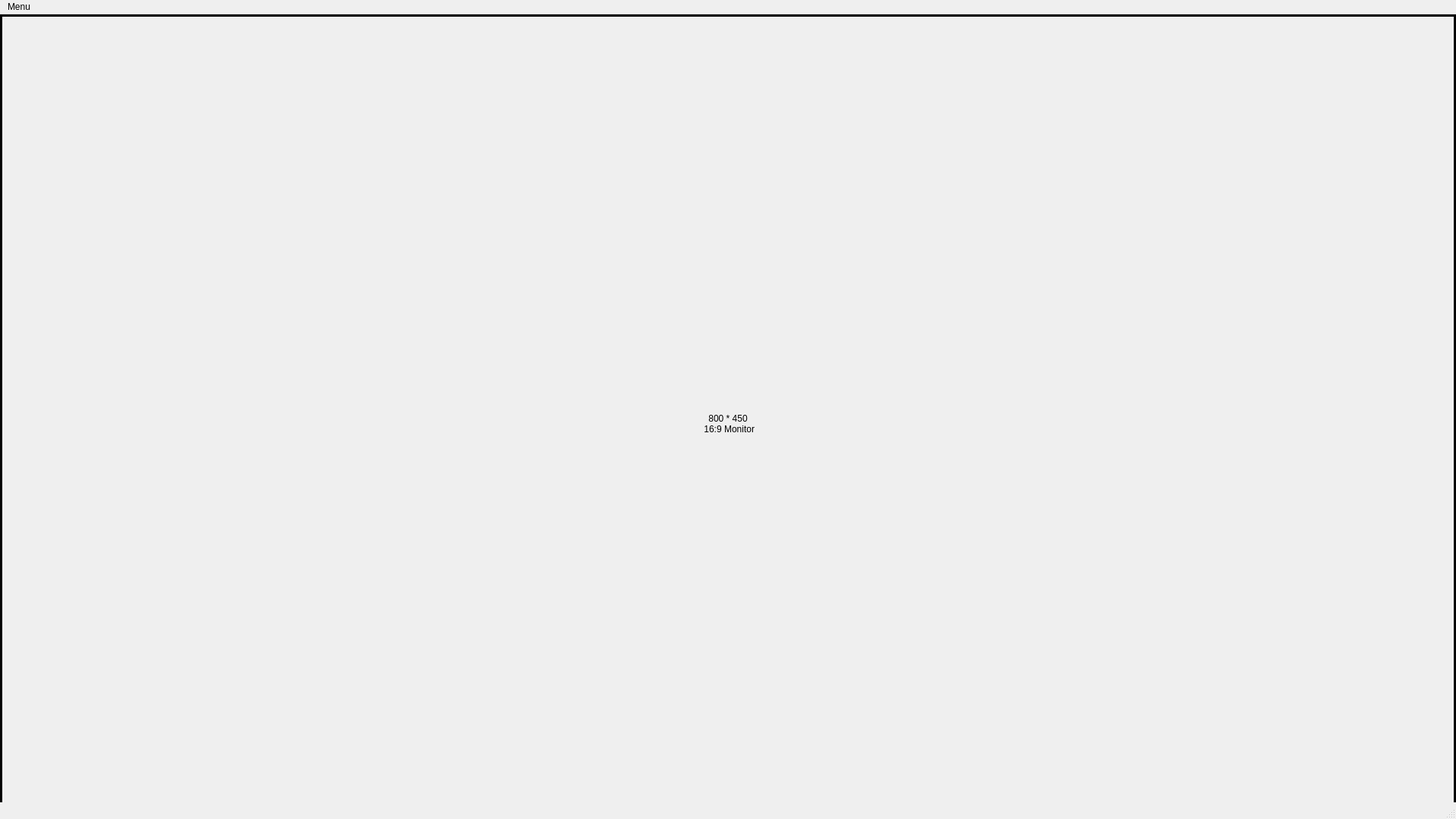
<?xml version="1.0" encoding="UTF-8"?>
<ui version="4.0">
 <class>MainWindow</class>
 <widget class="QMainWindow" name="MainWindow">
  <property name="geometry">
   <rect>
    <x>0</x>
    <y>0</y>
    <width>1920</width>
    <height>1080</height>
   </rect>
  </property>
  <property name="windowTitle">
   <string>MainWindow</string>
  </property>
  <widget class="QWidget" name="centralwidget">
   <widget class="QLabel" name="label">
    <property name="geometry">
     <rect>
      <x>0</x>
      <y>0</y>
      <width>1920</width>
      <height>1080</height>
     </rect>
    </property>
    <property name="frameShape">
     <enum>QFrame::Box</enum>
    </property>
    <property name="lineWidth">
     <number>3</number>
    </property>
    <property name="text">
     <string>800 * 450 
 16:9 Monitor</string>
    </property>
    <property name="alignment">
     <set>Qt::AlignCenter</set>
    </property>
   </widget>
  </widget>
  <widget class="QMenuBar" name="menubar">
   <property name="geometry">
    <rect>
     <x>0</x>
     <y>0</y>
     <width>1920</width>
     <height>27</height>
    </rect>
   </property>
   <widget class="QMenu" name="menumonitor">
    <property name="title">
     <string>Menu</string>
    </property>
    <addaction name="actionExit"/>
   </widget>
   <addaction name="menumonitor"/>
  </widget>
  <widget class="QStatusBar" name="statusbar"/>
  <action name="actionCalculate_FPS">
   <property name="text">
    <string>Calculate FPS</string>
   </property>
  </action>
  <action name="actionDevice">
   <property name="text">
    <string>Device</string>
   </property>
  </action>
  <action name="actionExit">
   <property name="text">
    <string>Exit</string>
   </property>
  </action>
  <action name="actionOpen_Camera">
   <property name="text">
    <string>Open Camera</string>
   </property>
  </action>
  <action name="actionRead_Camera">
   <property name="text">
    <string>Read Camera</string>
   </property>
  </action>
 </widget>
 <resources/>
 <connections/>
</ui>
